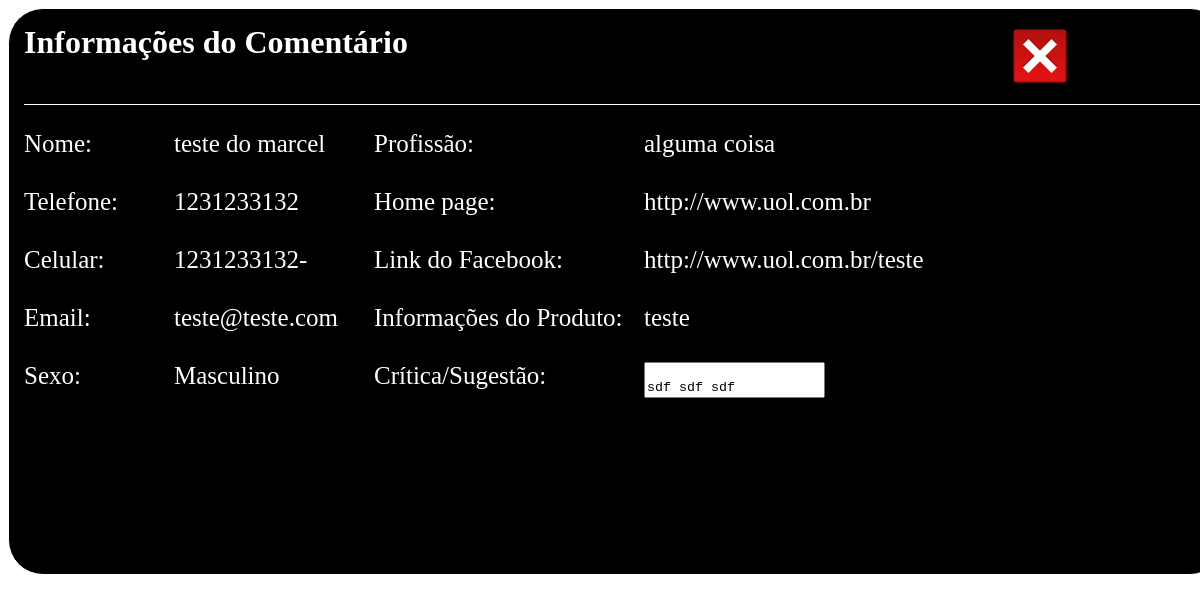
Screenshot of /CMS/modal_fale_conosco.php?idRegistro=13 with the database file from the repository.
### tables this page shows
CREATE TABLE `tbl_fale_conosco` (
  `id` int(11) NOT NULL AUTO_INCREMENT,
  `nome` varchar(40) NOT NULL,
  `telefone` varchar(15) DEFAULT NULL,
  `celular` varchar(15) DEFAULT NULL,
  `sexo` char(1) NOT NULL,
  `profissao` varchar(30) NOT NULL,
  `email` varchar(40) DEFAULT NULL,
  `homePage` varchar(100) DEFAULT NULL,
  `linkFacebook` varchar(100) DEFAULT NULL,
  `informacoesProduto` varchar(100) DEFAULT NULL,
  `critica` text,
  PRIMARY KEY (`id`)
);

### CMS/modal_fale_conosco.php (the view, shortened to what this page needs)
<?php
    $sexo = "";
    $conexao = getConexao();
    $id = $_GET['idRegistro'];
    $sql = "select * from tbl_fale_conosco where id = ".$id;
    $select = mysqli_query($conexao, $sql);
    $rsConsulta = mysqli_fetch_array($select);
    if($rsConsulta['sexo'] == 'm'){
        $sexo = "Masculino";
    }else if($rsConsulta['sexo'] == 'f'){
        $sexo = "Feminino";
    }
?>
<!doctype html>
<html>
    <head>
        <link type="text/css" rel="stylesheet" href="css/style.css">
    </head>
    <body>
        <div class="caixa_fale_form">
            <header>
                <div class="header" style="color: white;">
                    <h1 style="float: left; margin-right: 600px;">Informações do Comentário</h1>
                    <a href="admFaleConosco.php">
                        <img src="imagens/sair.png" style="float: left;">
                    </a>
                </div>
            </header>
                <div class="caixa_form_esquerda">
                    <div class="caixa_form_esquerda_lbl">
                        <p>Nome:</p>
                        <p>Telefone:</p>
                        <p>Celular:</p>
                        <p>Email:</p>
                        <p>Sexo:</p>
                    </div>
                    <div class="caixa_form_esquerda_inputs">
                         <p><?php echo($rsConsulta['nome'])?></p>
                        <p><?php echo($rsConsulta['telefone'])?></p>
                        <p><?php echo($rsConsulta['celular'])?></p>
                        <p><?php echo($rsConsulta['email'])?></p>
                        <p><?php echo($sexo)?></p>
                    </div>
                </div>
                <div class="caixa_form_direita">
                    <div class="caixa_form_direita_lbl">
                        <p>Profissão:</p>
                        <p>Home page:</p>
                        <p>Link do Facebook:</p>
                        <p>Informações do Produto:</p>
                        <p>Crítica/Sugestão:</p>
                    </div>
                    <div class="caixa_form_direita_inputs">
                         <p><?php echo($rsConsulta['profissao'])?></p>
                        <p><?php echo($rsConsulta['homePage'])?></p>
                        <p><?php echo($rsConsulta['linkFacebook'])?></p>
                        <p><?php echo($rsConsulta['informacoesProduto'])?></p>
                        <textarea name="txtCritica" style="resize: none;" readonly>
                            <?php echo($rsConsulta['critica'])?>
                        </textarea>
                    </div>
                </div>
        </div>
    </body>
</html>

### CMS/css/style.css (style rules this page uses)
p, h1, h2, h3, a { padding: 0; margin: 0; text-decoration: none; }
a { color: black; }
.header { width: 100%; height: 80px; background-color: black; border-bottom: solid 1px white; margin-bottom: 25px; float: left; }
.caixa_fale_form { height: 550px; width: 1200px; border: solid 1px white; border-radius: 35px; padding-top: 15px; margin-left: auto; margin-right: auto; padding-left: 15px; background-color: black; }
.caixa_fale_form p { color: white; font-size: 20px; }
.caixa_form_esquerda p { font-size: 25px; margin-bottom: 30px; }
.caixa_form_esquerda_lbl { height: 100%; width: 150px; float: left; }
.caixa_form_direita p { font-size: 25px; margin-bottom: 30px; }
.caixa_form_direita_lbl { height: 100%; width: 250px; float: left; }
.caixa_form_direita_inputs { height: 100%; width: 320px; margin-left: 20px; float: left; }
.caixa_form_direita_inputs p { overflow-x: auto; }
.caixa_form_esquerda_inputs { height: 100%; width: 200px; float: left; }

### rows the page displays
tbl_fale_conosco: nome "teste do marcel", telefone "1231233132", celular "1231233132-", email "teste@teste.com", sexo "Masculino", profissao "alguma coisa", homePage "http://www.uol.com.br", linkFacebook "http://www.uol.com.br/teste", informacoesProduto "teste", txtCritica "sdf sdf sdf"
